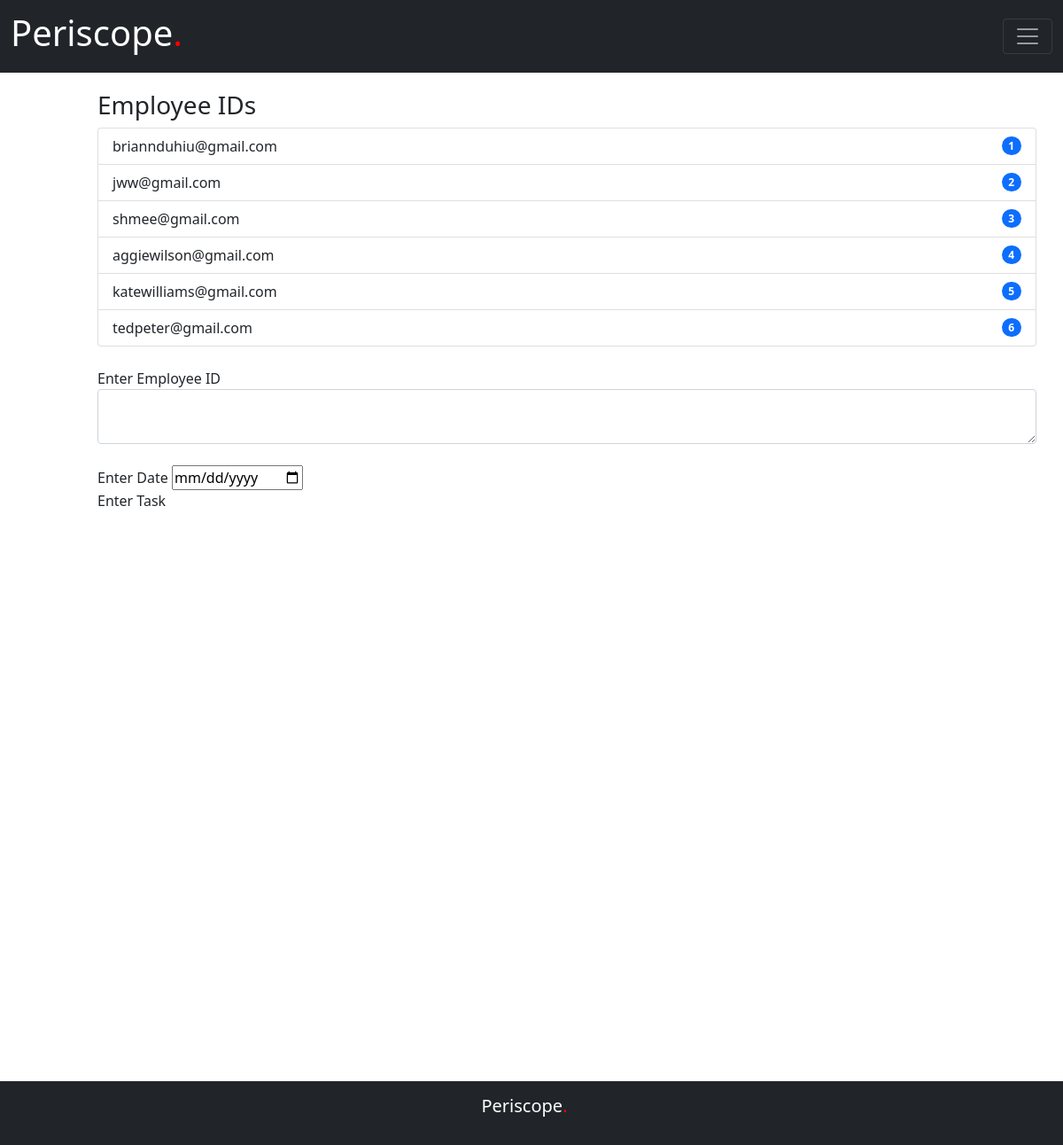
The page /sup/tasks on the database its author committed.
### models.py (models this page shows)
class Employee(db.Model, UserMixin):
    id = db.Column(db.Integer, primary_key=True)
    email = db.Column(db.String(150), unique=True)
    password = db.Column(db.String(150))
    first_name = db.Column(db.String(150))
    last_name = db.Column(db.String(150))
    tasks = db.relationship('Tasks')
    shift = db.relationship('Shift')

### views.py (the view, shortened to what this page needs)
@views.route('/sup/tasks', methods=['GET', 'POST'])
def create_tasks():
    employees = db.session.query(Employee)
    tasksList = db.session.query(Tasks)
    return render_template("create_tasks.html", employee = current_user, employees = employees, tasksList = tasksList)

### templates/create_tasks.html (shortened to what this page needs)
{% extends "sup_base.html" %}
{%block content%}
<div style="margin-top: 90px;margin-top: 82px;width: 1060px;margin-left: 110px;height: 495px;overflow: scroll;">
    <h3 style="margin-top: 20px;">Employee IDs</h3>
    <ul style="margin-bottom:0 ;" class="list-group">
        {% for employee in employees %}
        <li class="list-group-item d-flex justify-content-between align-items-center">{{employee.email}}
            <span class="badge bg-primary rounded-pill">{{employee.id}}</span>
            </li>
        {% endfor %}
    </ul>
    <br>
    <form method="POST">
        <label for="employeeId">Enter Employee ID</label>
        <textarea name="employeeId" id="employeeId" class="form-control"></textarea>
        <br>
        <label for="date">Enter Date</label>
        <input type="date" name="date" id="date">
        <br>
        <label for="employeeId">Enter Task</label>
    <br>
</form>
</div>
{%endblock%}

### rows shown on the page
Employee: email "briannduhiu@gmail.com", id "1"
Employee: email "jww@gmail.com", id "2"
Employee: email "shmee@gmail.com", id "3"
Employee: email "aggiewilson@gmail.com", id "4"
Employee: email "katewilliams@gmail.com", id "5"
Employee: email "tedpeter@gmail.com", id "6"
